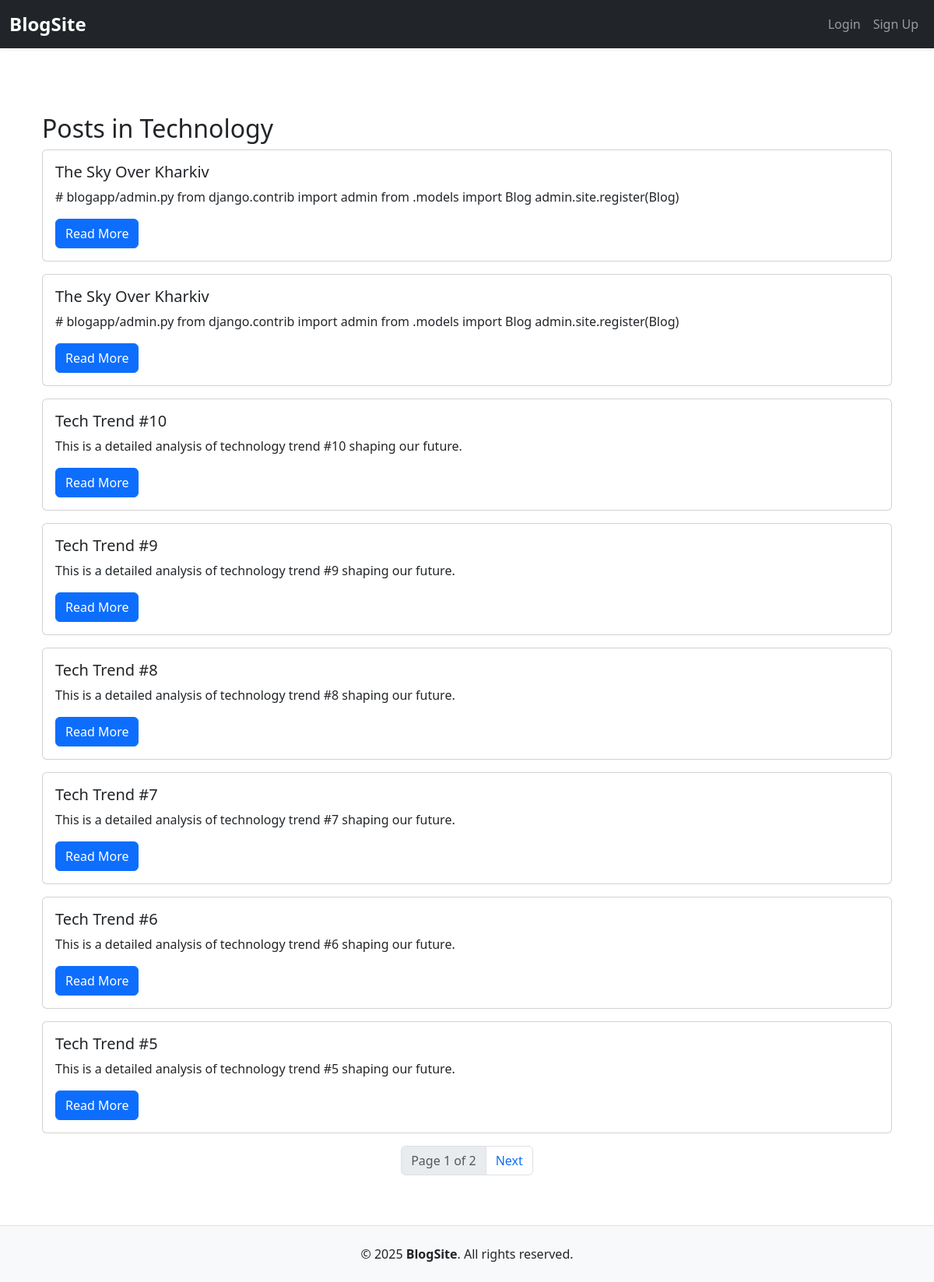
The page /categories/1/ on the database its author committed.
### blogapp/models.py (models this page shows, shortened)
class Category(models.Model):
    name = models.CharField(max_length=100)

class Blog(models.Model):
    title = models.CharField(max_length=200)
    content = models.TextField()
    author = models.ForeignKey(User, on_delete=models.CASCADE)
    category = models.ForeignKey(Category, on_delete=models.SET_NULL, null=True)
    created_at = models.DateTimeField(auto_now_add=True)

### blogapp/views.py (the view)
# urls.py: path('categories/<int:category_id>/', views.category_blogs, name='category_blogs'),
def category_blogs(request, category_id):
    category = get_object_or_404(Category, id=category_id)
    blog_list = Blog.objects.filter(category=category).order_by('-created_at')
    paginator = Paginator(blog_list, 8)  # Show 8 blogs per page
    page_number = request.GET.get('page')
    page_obj = paginator.get_page(page_number)
    return render(request, 'category_blogs.html', {
        'category': category,
        'page_obj': page_obj
    })

### blogapp/templates/category_blogs.html (shortened to what this page needs)
{% extends 'base.html' %}
{% block content %}
<div class="container mt-4">
  <h2>Posts in {{ category.name }}</h2>
  {% for blog in page_obj %}
    <div class="card mb-3">
      <div class="card-body">
        <h5 class="card-title">{{ blog.title }}</h5>
        <p class="card-text">{{ blog.content|truncatewords:30 }}</p>
        <a href="{% url 'blog_detail' blog.id %}" class="btn btn-primary">Read More</a>
      </div>
    </div>
  {% empty %}
    <p>No posts in this category yet.</p>
  {% endfor %}
  <nav>
    <ul class="pagination justify-content-center">
      <li class="page-item disabled">
        <span class="page-link">Page {{ page_obj.number }} of {{ page_obj.paginator.num_pages }}</span>
      </li>
      {% if page_obj.has_next %}
        <li class="page-item">
          <a class="page-link" href="?page={{ page_obj.next_page_number }}">Next</a>
        </li>
      {% endif %}
    </ul>
  </nav>
</div>
{% endblock %}

### blogapp/templates/base.html (style rules this page uses)
html, body { height: 100%; margin: 0; display: flex; flex-direction: column; }
.container { padding-top: 30px; }

### rows shown on the page
Category: name "Technology"
Blog: title "The Sky Over Kharkiv", content "# blogapp/admin.py from django.contrib import admin from .models import Blog admin.site.register(Blog)"
Blog: title "The Sky Over Kharkiv", content "# blogapp/admin.py from django.contrib import admin from .models import Blog admin.site.register(Blog)"
Blog: title "Tech Trend #10", content "This is a detailed analysis of technology trend #10 shaping our future."
Blog: title "Tech Trend #9", content "This is a detailed analysis of technology trend #9 shaping our future."
Blog: title "Tech Trend #8", content "This is a detailed analysis of technology trend #8 shaping our future."
Blog: title "Tech Trend #7", content "This is a detailed analysis of technology trend #7 shaping our future."
Blog: title "Tech Trend #6", content "This is a detailed analysis of technology trend #6 shaping our future."
Blog: title "Tech Trend #5", content "This is a detailed analysis of technology trend #5 shaping our future."

### other values the page prints
{{ page_obj.number }} "1"
{{ page_obj.paginator.num_pages }} "2"
